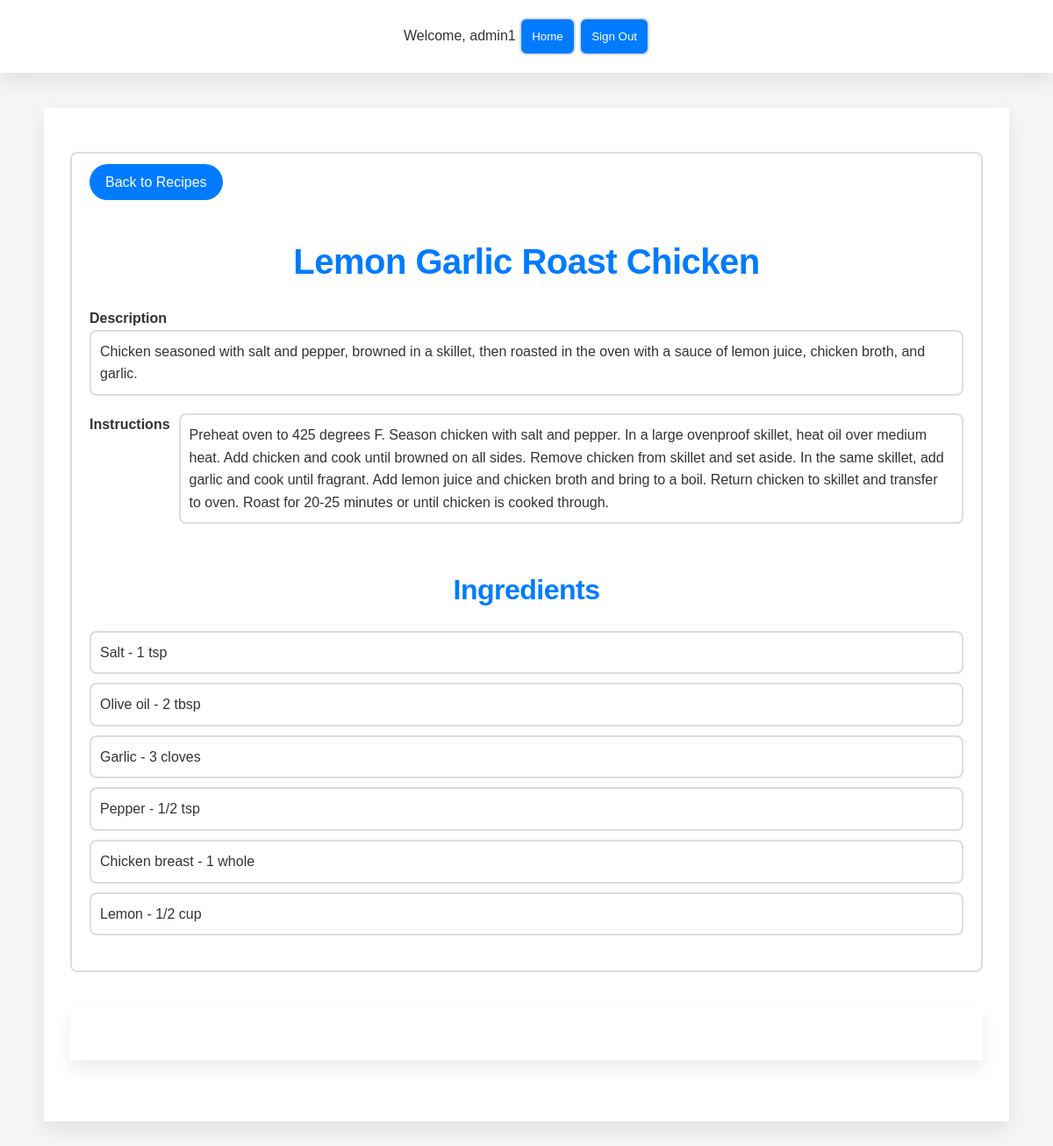
The app's page /www/user/recipe_user_view.php?recipeId=3 (signed in) with its own data.
### tables this page shows
CREATE TABLE `Recipe` (
  `recipeId` int NOT NULL AUTO_INCREMENT,
  `userId` int DEFAULT NULL,
  `recipeName` varchar(255) NOT NULL,
  `instructions` text,
  `description` text,
  `approved` tinyint(1) DEFAULT '0',
  PRIMARY KEY (`recipeId`),
  UNIQUE KEY `recipeId` (`recipeId`)
);

CREATE TABLE `RecipeIngredient` (
  `recipeId` int NOT NULL,
  `ingredientId` int NOT NULL,
  `quantity` varchar(50) DEFAULT NULL,
  PRIMARY KEY (`recipeId`,`ingredientId`),
  KEY `ingredientId` (`ingredientId`),
  CONSTRAINT `recipeingredient_ibfk_1` FOREIGN KEY (`recipeId`) REFERENCES `Recipe` (`recipeId`),
  CONSTRAINT `recipeingredient_ibfk_2` FOREIGN KEY (`ingredientId`) REFERENCES `Ingredient` (`ingredientId`)
);

CREATE TABLE `Ingredient` (
  `ingredientId` int NOT NULL AUTO_INCREMENT,
  `ingredientName` varchar(512) NOT NULL,
  PRIMARY KEY (`ingredientId`)
);

### www/user/recipe_user_view.php (the view, shortened to what this page needs)
<?php
$conn = new mysqli($servername, $dbusername, $dbpassword, $dbname);
$recipeId = $_GET['recipeId'];
$sql = "SELECT * FROM Recipe WHERE recipeId = $recipeId";
$result = $conn->query($sql);
$recipe = $result->fetch_assoc();
$sql = "SELECT * FROM RecipeIngredient JOIN Ingredient ON RecipeIngredient.ingredientId = Ingredient.ingredientId WHERE recipeId = $recipeId";
$result = $conn->query($sql);
$ingredients = $result->fetch_all(MYSQLI_ASSOC);
?>
<html>
<head>
    <link rel="stylesheet" type="text/css" href="../common/style/style.css">
</head>
<body>
    <header>
        <?php include '../common/navbar.php'; ?>
    </header>
    <main>
        <div class="recipe-details">
            <a href="../common/view_recipes.php">Back to Recipes</a><br><br>
            <h1>
                <?php echo $recipe['recipeName']; ?>
            </h1>
            <div class="description-container">
                <label>Description</label>
                <ul>
                    <li>
                        <?php echo $recipe['description']; ?>
                    </li>
                </ul>
            </div>
            <div class="instructions-container">
                <label>Instructions</label>
                <ul>
                    <li>
                        <?php echo $recipe['instructions']; ?>
                    </li>
                </ul>
            </div>
            <h2>Ingredients</h2>
            <ul>
                <?php foreach ($ingredients as $ingredient): ?>
                    <li>
                        <?php echo $ingredient['ingredientName'] . " - " . $ingredient['quantity']; ?>
                    </li>
                <?php endforeach; ?>
            </ul>
        </div>
        <main>
</body>
</html>

### www/common/style/style.css (style rules this page uses)
:root { --main-blue: #007BFF; --hover-blue: #0056b3; --soft-gray: #F5F5F5; --text-gray: #333; --border-gray: #E0E0E0; --input-border-gray: #DDD; --transition-speed: 0.3s; }
* { box-sizing: border-box; margin: 0; padding: 0; font-family: 'Poppins', sans-serif; }
body { background-color: var(--soft-gray); color: var(--text-gray); line-height: 1.6; font-size: 16px; }
main { max-width: 1100px; margin: 40px auto; padding: 30px; background-color: #FFF; box-shadow: 0 10px 20px rgba(0, 0, 0, 0.08); }
h1 { text-align: center; padding: 20px 0; font-size: 2.5em; color: var(--main-blue); font-weight: 600; letter-spacing: -0.5px; }
header { background-color: #FFF; box-shadow: 0 10px 20px rgba(0, 0, 0, 0.08); padding: 20px 0; text-align: center; }
label { grid-column: 1 / 2; text-align: right; font-weight: 600; }
.recipe-details { padding: 20px; border: 2px solid var(--input-border-gray); border-radius: 8px; margin: 20px auto; }
.recipe-details p, .recipe-details ul { margin-bottom: 20px; }
.recipe-details ul { list-style-type: none; padding-left: 0; }
.recipe-details ul li { background-color: #FFF; border: 2px solid var(--input-border-gray); border-radius: 8px; padding: 10px; margin-bottom: 10px; }
.recipe-details a { background-color: var(--main-blue); color: #FFF; padding: 12px 18px; text-decoration: none; border-radius: 50px; transition: background-color var(--transition-speed); font-weight: 500; }
ul { list-style-type: none; padding-left: 0; }
li { display: flex; align-items: center; margin-bottom: 10px; }
h2, h3 { font-size: 2em; color: var(--main-blue); font-weight: 600; letter-spacing: -0.5px; text-align: center; padding: 20px 0; }
.instructions-container { display: flex; }
.instructions-container label { padding-right: 10px; font-weight: bold; }

### records on screen
recipe: recipeName "Lemon Garlic Roast Chicken", description "Chicken seasoned with salt and pepper, browned in a skillet, then roasted in the oven with a sauce of lemon juice, chicken broth, and garlic.", instructions "Preheat oven to 425 degrees F. Season chicken with salt and pepper. In a large ovenproof skillet, heat oil over medium heat. Add chicken and cook until browned on all sides. Remove chicken from skillet and set aside. In the same skillet, add garlic and cook until fragrant. Add lemon juice and chicken broth and bring to a boil. Return chicken to skillet and transfer to oven. Roast for 20-25 minutes or until chicken is cooked through."
recipeingredient: ingredientId.ingredientName "Salt", quantity "1 tsp"
recipeingredient: ingredientId.ingredientName "Olive oil", quantity "2 tbsp"
recipeingredient: ingredientId.ingredientName "Garlic", quantity "3 cloves"
recipeingredient: ingredientId.ingredientName "Pepper", quantity "1/2 tsp"
recipeingredient: ingredientId.ingredientName "Chicken breast", quantity "1 whole"
recipeingredient: ingredientId.ingredientName "Lemon", quantity "1/2 cup"

### other values on screen
$_SESSION['username'] "admin1"
